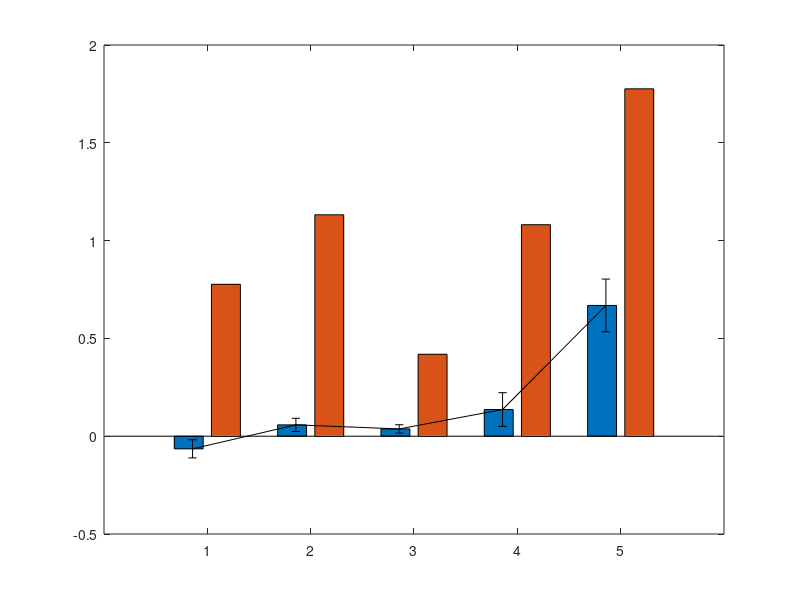

Write the MATLAB code that produced this figure. (Note: this script raises an error after producing the figure.)
% Sample names
samples = {'C. tuberculostearicum (KPL1821)', 'C. accolens (KPL1996)', 'D. pigrum (KPL2500)', 'S. aureus (KPL1828)', 'S. epidermidis (KPL1850)'};

% Data values
corrected_slope_supernatant = [-0.0645696, 0.057915, 0.037236, 0.1363743, 0.668472];
corrected_slope_fresh_media = [0.7766696, 1.131985, 0.418964, 1.0813257, 1.776028];

% Combine all into a matrix (rows = categories, columns = samples)
data = [
    corrected_slope_supernatant;
    corrected_slope_fresh_media
];

% Std deviation values (same shape as 'data')
std_devs = [
    0.0464	0.0337	0.0214	0.0862	0.1348;   % supernatant
    0.2728	0.1978	0.1258	0.1	 0.1564    % fresh media
];


% Labels for each metric
metrics = {
    'Mediator dependency (b_M)', 
    'Resource dependency (b_R)'
};

% Create grouped bar chart
figure('Position', [100, 100, 1000, 800]);
bar(data', 'grouped');hold on;

% Number of groups and bars per group
[num_groups, num_bars] = size(data');

% Calculate the x coordinates for each bar
group_width = min(0.8, num_bars/(num_bars + 1.5));
for i = 1:num_bars
    % X locations for bars of this group
    x = (1:num_groups) - group_width/2 + (2*i-1) * group_width / (2*num_bars);
    % Plot error bars
    errorbar(x, data(i, :), std_devs(i, :), 'k', 'linestyle', 'none', 'linewidth', 1);
end

% Customize chart
set(gca, 'XTickLabel', samples);
set(gca,'fontsize', 24);
% xlabel('Sample ID');
ylabel('Resource/Mediator Dependency');
title('Effect of C. tuberculostearicum supernatant versus resource competition BAAD');
legend(metrics, 'Location', 'northwest');
grid on;

% Sample names
samples = {'C. tuberculostearicum (KPL1821)', 'C. accolens (KPL1996)', 'D. pigrum (KPL2500)', 'S. aureus (KPL1828)', 'S. epidermidis (KPL1850)'};

% Data values
corrected_slope_supernatant = [0.3968576 0.1397979 	0.205552 0.8597013	1.2291384];
corrected_slope_fresh_media = [1.2760424	0.7668021	0.939548 0.6754987	0.5457616];

% Combine all into a matrix (rows = categories, columns = samples)
data = [
    corrected_slope_supernatant;
    corrected_slope_fresh_media
];

% Labels for each metric
metrics = {
    'Mediator dependency (b_M)', 
    'Resource dependency (b_R)'
};

% Create grouped bar chart
figure('Position', [100, 100, 1000, 800]);
bar(data', 'grouped');hold on;

% Customize chart
set(gca, 'XTickLabel', samples);
% xlabel('Sample ID');
ylabel('Resource/Mediator Dependency');
title('Effect of C. pseudodiptheriticum supernatant versus resource competition ');
legend(metrics, 'Location', 'northwest');
grid on;

% Sample names
samples = {'C. tuberculostearicum (KPL1821)', 'C. accolens (KPL1996)', 'D. pigrum (KPL2500)', 'S. aureus (KPL1828)', 'S. epidermidis (KPL1850)'};

% Data values
corrected_slope_supernatant = [-0.0909072	-0.0903474	-0.051968	-0.0485077	-0.128478];
corrected_slope_fresh_media = [0.3730072 0.2649474	0.429368	0.9027077	0.937778];

% Combine all into a matrix (rows = categories, columns = samples)
data = [
    corrected_slope_supernatant;
    corrected_slope_fresh_media
];

% Std deviation values (same shape as 'data')
std_devs = [
    0.0346	0.0587	0.0979	0.1206	0.1228;   % supernatant
    0.2032	0.0430	0.0717	0.1399	0.1425    % fresh media
];


% Labels for each metric
metrics = {
    'Mediator dependency (b_M)', 
    'Resource dependency (b_R)'
};

% Create grouped bar chart
figure('Position', [100, 100, 1000, 800]);
bar(data', 'grouped');hold on;

% Number of groups and bars per group
[num_groups, num_bars] = size(data');

% Calculate the x coordinates for each bar
group_width = min(0.8, num_bars/(num_bars + 1.5));
for i = 1:num_bars
    % X locations for bars of this group
    x = (1:num_groups) - group_width/2 + (2*i-1) * group_width / (2*num_bars);
    % Plot error bars
    errorbar(x, data(i, :), std_devs(i, :), 'k', 'linestyle', 'none', 'linewidth', 1);
end

% Customize chart
set(gca, 'XTickLabel', samples);
set(gca,'fontsize', 24);
% xlabel('Sample ID');
ylabel('Resource/Mediator Dependency');
title('Effect of S. aureus supernatant versus resource competition BAAD');
legend(metrics, 'Location', 'northwest');
grid on;

% Sample names
samples = {'C. tuberculostearicum (KPL1821)', 'C. accolens (KPL1996)', 'D. pigrum (KPL2500)', 'S. aureus (KPL1828)', 'S. epidermidis (KPL1850)'};

% Data values
corrected_slope_supernatant = [-0.0993088	0.0290466	 -0.019198	-0.0143903	-0.0026082];
corrected_slope_fresh_media = [0.7821088	1.1197534	0.995098	0.7585903	1.0446082];

% Combine all into a matrix (rows = categories, columns = samples)
data = [
    corrected_slope_supernatant;
    corrected_slope_fresh_media
];

% Labels for each metric
metrics = {
    'Mediator dependency (b_M)', 
    'Resource dependency (b_R)'
};

% Create grouped bar chart
figure('Position', [100, 100, 1000, 800]);
bar(data', 'grouped');hold on;

% Customize chart
set(gca, 'XTickLabel', samples);
% xlabel('Sample ID');
ylabel('Resource/Mediator Dependency');
title('Effect of S. epidermidis supernatant versus resource competition ');
legend(metrics, 'Location', 'northwest');
grid on;

% Sample names
samples = {'C. tuberculostearicum (KPL1821)', 'C. accolens (KPL1996)', 'D. pigrum (KPL2500)', 'S. aureus (KPL1828)', 'S. epidermidis (KPL1850)'};

% Data values
corrected_slope_supernatant = [-0.0900576	-0.0274428	-0.070528	0.1445701	0.1959048];
corrected_slope_fresh_media = [0.7713576	0.3215428	 0.244928	0.6687299	0.8169952];

% Combine all into a matrix (rows = categories, columns = samples)
data = [
    corrected_slope_supernatant;
    corrected_slope_fresh_media
];

% Labels for each metric
metrics = {
    'Mediator dependency (b_M)', 
    'Resource dependency (b_R)'
};

% Std deviation values (same shape as 'data')
std_devs = [
    0.0521	0.06	0.0549	0.0588	0.061;   % supernatant
    0.3063	0.3526	0.3225	0.0683	0.0707    % fresh media
];


% Labels for each metric
metrics = {
    'Mediator dependency (b_M)', 
    'Resource dependency (b_R)'
};

% Create grouped bar chart
figure('Position', [100, 100, 1000, 800]);
bar(data', 'grouped');hold on;

% Number of groups and bars per group
[num_groups, num_bars] = size(data');

% Calculate the x coordinates for each bar
group_width = min(0.8, num_bars/(num_bars + 1.5));
for i = 1:num_bars
    % X locations for bars of this group
    x = (1:num_groups) - group_width/2 + (2*i-1) * group_width / (2*num_bars);
    % Plot error bars
    errorbar(x, data(i, :), std_devs(i, :), 'k', 'linestyle', 'none', 'linewidth', 1);
end

% Customize chart
set(gca, 'XTickLabel', samples);
set(gca,'fontsize', 24);
% xlabel('Sample ID');
ylabel('Resource/Mediator Dependency');
title('Effect of C. accolens supernatant versus resource competition BAAD');
legend(metrics, 'Location', 'northwest');
grid on;


% Sample names
samples = {'C. tuberculostearicum (KPL1821)', 'C. accolens (KPL1996)', 'D. pigrum (KPL2500)', 'S. aureus (KPL1828)', 'S. epidermidis (KPL1850)'};

% Data values
corrected_slope_supernatant = [-0.030208 0.0494505	 0.020474	0.1445701	0.3778026];
corrected_slope_fresh_media = [0.297008	0.7047495	0.316826	0.6687299	1.4518974];

% Combine all into a matrix (rows = categories, columns = samples)
data = [
    corrected_slope_supernatant;
    corrected_slope_fresh_media
];

% Labels for each metric
metrics = {
    'Mediator dependency (b_M)', 
    'Resource dependency (b_R)'
};

% Create grouped bar chart
figure('Position', [100, 100, 1000, 800]);
bar(data', 'grouped');hold on;

% Customize chart
set(gca, 'XTickLabel', samples);
set(gca,'fontsize', 24);
% xlabel('Sample ID');
ylabel('Resource/Mediator Dependency');
title('Effect of D. pigrum supernatant versus resource competition ');
legend(metrics, 'Location', 'northwest');
grid on;



% Sample names
samples = {'C. tuberculostearicum (KPL1821)', 'C. accolens (KPL1996)', 'D. pigrum (KPL2500)', 'S. aureus (KPL1828)', 'S. epidermidis (KPL1850)'};

% Data values
corrected_slope_supernatant = [-0.0186151	0.02751	  0.0110957 	 0.0937174  0.3269105];
corrected_slope_fresh_media = [0.3830151	0.21629	 0.3072043  0.6985826	 0.7420895];

% Combine all into a matrix (rows = categories, columns = samples)
data = [
    corrected_slope_supernatant;
    corrected_slope_fresh_media
];

% Labels for each metric
metrics = {
    'Mediator dependency (b_M)', 
    'Resource dependency (b_R)'
};

% Create grouped bar chart
figure('Position', [100, 100, 1000, 800]);
bar(data', 'grouped');hold on;

% Customize chart
set(gca, 'XTickLabel', samples);
set(gca,'fontsize', 24);
% xlabel('Sample ID');
ylabel('Resource/Mediator Dependency');
title('Effect of S.aureus supernatant versus resource competition in 10%THY ');
legend(metrics, 'Location', 'northwest');
grid on;


% Sample names
samples = {'C. tuberculostearicum (KPL1821)', 'C. accolens (KPL1996)', 'D. pigrum (KPL2500)', 'S. aureus (KPL1828)', 'S. epidermidis (KPL1850)'};

% Data values
corrected_slope_supernatant = [-0.0186151 0.02751 0.0110957 0.0937174 0.3269105];
corrected_slope_fresh_media = [0.3830151 0.21629 0.3072043 0.6985826 0.7420895];

% Combine all into a matrix (rows = categories, columns = samples)
data = [
    corrected_slope_supernatant;
    corrected_slope_fresh_media
];

% Std deviation values (same shape as 'data')
std_devs = [
    0.0466	0.0217	0.0415	0.0884	0.089;   % supernatant
    0.0541	0.0252  0.0482  0.1026	0.1032				   % fresh media
];

% Labels for each metric
metrics = {
    'Mediator dependency (b_M)', 
    'Resource dependency (b_R)'
};

% Create grouped bar chart
figure('Position', [100, 100, 1000, 800]);
bar(data', 'grouped');hold on;

% Number of groups and bars per group
[num_groups, num_bars] = size(data');

% Calculate the x coordinates for each bar
group_width = min(0.8, num_bars/(num_bars + 1.5));
for i = 1:num_bars
    % X locations for bars of this group
    x = (1:num_groups) - group_width/2 + (2*i-1) * group_width / (2*num_bars);
    % Plot error bars
    errorbar(x, data(i, :), std_devs(i, :), 'k', 'linestyle', 'none', 'linewidth', 1);
end

% Customize chart
set(gca, 'XTickLabel', samples);
set(gca,'fontsize', 24);
ylabel('Resource/Mediator Dependency');
title('Effect of S.aureus supernatant versus resource competition in 10%THY');
legend(metrics, 'Location', 'northwest');
grid on;
hold off;

% Sample names
samples = {'C. tuberculostearicum (KPL1821)', 'C. accolens (KPL1996)', 'D. pigrum (KPL2500)', 'S. aureus (KPL1828)', 'S. epidermidis (KPL1850)'};

% Data values
corrected_slope_supernatant = [-0.0645696, 0.057915, 0.037236, 0.1363743, 0.668472];
corrected_slope_fresh_media = [0.7766696, 1.131985, 0.418964, 1.0813257, 1.776028];

% Combine all into a matrix (rows = categories, columns = samples)
data = [
    corrected_slope_supernatant;
    corrected_slope_fresh_media
];

% Std deviation values (same shape as 'data')
std_devs = [
    0.0464	0.0337	0.0214	0.0862	0.1348;   % supernatant
    0.2728	0.1978	0.1258	0.1	 0.1564    % fresh media
];


% Labels for each metric
metrics = {
    'Mediator dependency (b_M)', 
    'Resource dependency (b_R)'
};

% Create grouped bar chart
figure('Position', [100, 100, 1000, 800]);
bar(data', 'grouped');hold on;

% Number of groups and bars per group
[num_groups, num_bars] = size(data');

% Calculate the x coordinates for each bar
group_width = min(0.8, num_bars/(num_bars + 1.5));
for i = 1:num_bars
    % X locations for bars of this group
    x = (1:num_groups) - group_width/2 + (2*i-1) * group_width / (2*num_bars);
    % Plot error bars
    errorbar(x, data(i, :), std_devs(i, :), 'k', 'linestyle', 'none', 'linewidth', 1);
end

% Customize chart
set(gca, 'XTickLabel', samples);
set(gca,'fontsize', 24);
% xlabel('Sample ID');
ylabel('Resource/Mediator Dependency');
title('Effect of C. tuberculostearicum supernatant versus resource competition BAAD');
legend(metrics, 'Location', 'northwest');
grid on;

% Sample names
samples = {'C. tuberculostearicum (KPL1821)', 'C. accolens (KPL1996)', 'D. pigrum (KPL2500)', 'S. aureus (KPL1828)', 'S. epidermidis (KPL1850)'};

% Data values
corrected_slope_supernatant = [0.3968576 0.1397979 	0.205552 0.8597013	1.2291384];
corrected_slope_fresh_media = [1.2760424	0.7668021	0.939548 0.6754987	0.5457616];

% Combine all into a matrix (rows = categories, columns = samples)
data = [
    corrected_slope_supernatant;
    corrected_slope_fresh_media
];

% Labels for each metric
metrics = {
    'Mediator dependency (b_M)', 
    'Resource dependency (b_R)'
};

% Create grouped bar chart
figure('Position', [100, 100, 1000, 800]);
bar(data', 'grouped');hold on;

% Customize chart
set(gca, 'XTickLabel', samples);
set(gca,'fontsize', 24);
% xlabel('Sample ID');
ylabel('Resource/Mediator Dependency');
title('Effect of C. pseudodiptheriticum supernatant versus resource competition ');
legend(metrics, 'Location', 'northwest');
grid on;

% Sample names
samples = {'C. tuberculostearicum (KPL1821)','C. pseudodiptheriticum (KPL4412)', 'S. aureus (KPL1828)','S. epidermidis (KPL1850)', 'C. accolens (KPL1996)', 'D. pigrum (KPL2500)'};

% Data values
corrected_slope_supernatant = [0.692	1.2724	-0.133	-0.0027	0.2028	0.3911];
corrected_slope_fresh_media = [1.7525	0.5025	0.9423	1.0447	0.8101	1.4386];

% Combine all into a matrix (rows = categories, columns = samples)
data = [
    corrected_slope_supernatant;
    corrected_slope_fresh_media
];

% Std deviation values (same shape as 'data')
std_devs = [
    0.1348	0.2253	0.1228	0.1412	0.061	0.1546;   % supernatant
    0.1564	0.2614	0.1425	0.1638	0.0707	0.1793    % fresh media
];


% Labels for each metric
metrics = {
    'Mediator dependency (b_M)', 
    'Resource dependency (b_R)'
};

% Create grouped bar chart
figure('Position', [100, 100, 1000, 800]);
bar(data', 'grouped');hold on;


% Number of groups and bars per group
[num_groups, num_bars] = size(data');

% Calculate the x coordinates for each bar
group_width = min(0.8, num_bars/(num_bars + 1.5));
for i = 1:num_bars
    % X locations for bars of this group
    x = (1:num_groups) - group_width/2 + (2*i-1) * group_width / (2*num_bars);
    % Plot error bars
    errorbar(x, data(i, :), std_devs(i, :), 'k', 'linestyle', 'none', 'linewidth', 1);
end

% Customize chart
set(gca, 'XTickLabel', samples);
set(gca,'fontsize', 24);
% xlabel('Sample ID');
ylabel('Mediator Dependency');
title('Effect of different supernatants on S. epidermidis');
legend(metrics, 'Location', 'northwest');
grid on;


% Sample names
samples = {'S. aureus (KPL1828)', 'C. accolens (KPL1996)'};

% Data values
corrected_slope_supernatant = [-0.6795	-0.0754	];
corrected_slope_fresh_media = [0.2461	0.16718	];

% Combine all into a matrix (rows = categories, columns = samples)
data = [
    corrected_slope_supernatant;
    corrected_slope_fresh_media
];

% Std deviation values (same shape as 'data')
std_devs = [
    0.1247	0.248	;   % supernatant
    0.1447	0.2573    % fresh media
];


% Labels for each metric
metrics = {
    'Mediator dependency (b_M)', 
    'Resource dependency (b_R)'
};

% Create grouped bar chart
figure('Position', [100, 100, 1000, 800]);
bar(data', 'grouped');hold on;


% Number of groups and bars per group
[num_groups, num_bars] = size(data');

% Calculate the x coordinates for each bar
group_width = min(0.8, num_bars/(num_bars + 1.5));
for i = 1:num_bars
    % X locations for bars of this group
    x = (1:num_groups) - group_width/2 + (2*i-1) * group_width / (2*num_bars);
    % Plot error bars
    errorbar(x, data(i, :), std_devs(i, :), 'k', 'linestyle', 'none', 'linewidth', 1);
end

% Customize chart
set(gca, 'XTickLabel', samples);
set(gca,'fontsize', 24);
% xlabel('Sample ID');
ylabel('Effect of ');
title('Effect of 20 µg/mL Ceftazidime');
legend(metrics, 'Location', 'northwest');
grid on;
